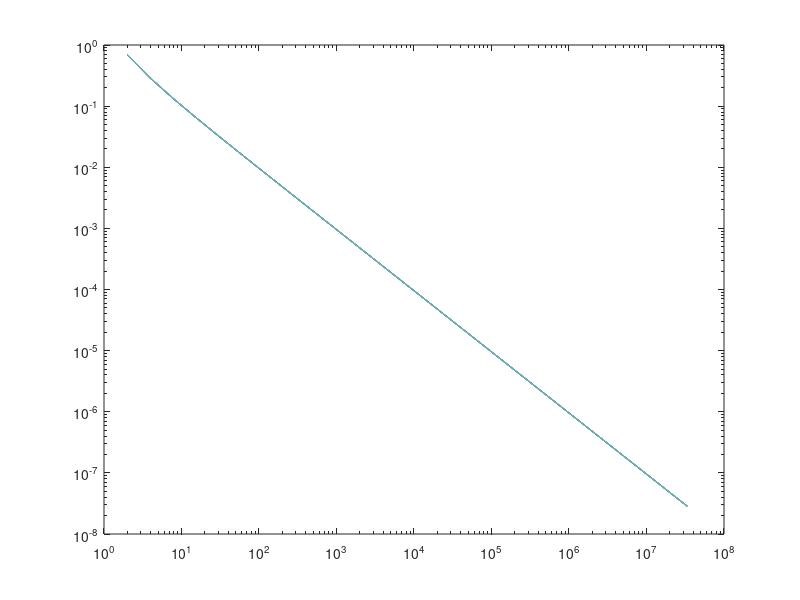
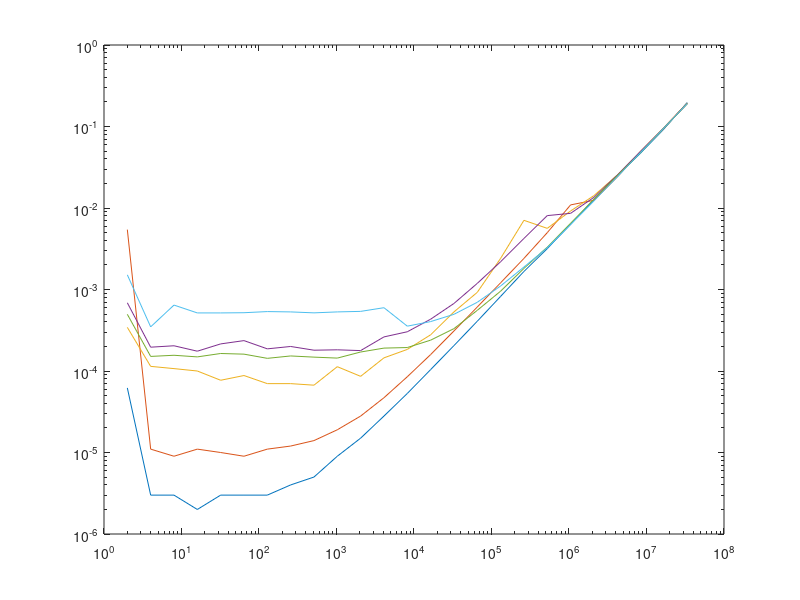

The MATLAB source for these figures, in order:
error2 = [0.69210291080661523,0.28385462034275166,0.1298187057435789,0.062202827557706897,0.030460351361624394,0.015074116190194609,0.0074985550041639648,0.0037397148564140004,0.0018674746056541736,0.00093314257382060006,0.00046642272653585337,0.00023317423839408491,0.00011657783987351067,5.8286600348900208e-05,2.9142720305408432e-05,1.4571215192216158e-05,7.2855713337816042e-06,3.642776592371888e-06,1.8213860188964759e-06,9.1069242369457015e-07,4.5534604709018822e-07,2.2767297647163787e-07,1.1383652909202624e-07,5.6918785684700879e-08,2.8463713608317676e-08];
time2 = [6.1999999161344022e-05,3.0000001061125658e-06,3.0000001061125658e-06,1.9999999949504854e-06,3.0000001061125658e-06,3.0000001061125658e-06,3.0000001061125658e-06,3.9999999899009708e-06,4.9999998736893758e-06,9.0000003183376975e-06,1.4999999621068127e-05,2.8000000384054147e-05,5.2999999752501026e-05,0.00010399999882793054,0.00020500000391621143,0.00040799999260343611,0.0008229999803006649,0.001664999988861382,0.0031749999616295099,0.006326999980956316,0.012620000168681145,0.024622000753879547,0.047148000448942184,0.09333299845457077,0.19650499522686005];

error4 = [0.69210291080661523,0.28385462034275166,0.1298187057435789,0.062202827557706897,0.030460351361624394,0.015074116190194609,0.0074985550041635207,0.0037397148564135563,0.0018674746056541736,0.00093314257382104415,0.00046642272653718564,0.00023317423839630536,0.00011657783987972792,5.8286600340906602e-05,2.9142720305852521e-05,1.4571215188219355e-05,7.2855713564301539e-06,3.6427765963686909e-06,1.8213860188964759e-06,9.1069243079999751e-07,4.5534605419561558e-07,2.2767296847803209e-07,1.1383646381091239e-07,5.691827897891244e-08,2.8459662626545423e-08,];
time4 = [0.005429999902844429,1.1000000085914508e-05,9.0000003183376975e-06,1.1000000085914508e-05,9.9999997473787516e-06,9.0000003183376975e-06,1.1000000085914508e-05,1.2000000424450263e-05,1.4000000192027073e-05,1.8999999156221747e-05,2.8000000384054147e-05,4.7000001359265298e-05,8.4999999671708792e-05,0.00015900000289548188,0.00031000000308267772,0.00060999998822808266,0.0012090000091120601,0.0024079999420791864,0.0049829999916255474,0.010916999541223049,0.01243900042027235,0.024059999734163284,0.049345001578330994,0.096983000636100769,0.19467300176620483];

error8 = [0.69210291080661523,0.28385462034275166,0.1298187057435789,0.062202827557706897,0.030460351361624394,0.015074116190194609,0.0074985550041635207,0.0037397148564131122,0.0018674746056541736,0.00093314257382148824,0.00046642272653718564,0.00023317423839763762,0.00011657783988194836,5.8286600346679762e-05,2.9142720297858915e-05,1.4571215189107534e-05,7.2855713528774402e-06,3.6427766194613298e-06,1.8213860228932788e-06,9.1069243079999751e-07,4.5534606130104294e-07,2.2767297558345945e-07,1.1383645581730661e-07,5.6918213697798592e-08,2.8459155476667775e-08];
time8 = [0.00034299999242648482,0.0001140000022132881,0.00010699999984353781,9.9999997473787516e-05,7.6999996963422745e-05,8.800000068731606e-05,7.0000001869630069e-05,7.0000001869630069e-05,6.7000000854022801e-05,0.00011300000187475234,8.6000000010244548e-05,0.0001449999981559813,0.00018400000408291817,0.00027799999224953353,0.00053100002696737647,0.00092299998505041003,0.0024099999573081732,0.0070609999820590019,0.0056269997730851173,0.0091970004141330719,0.014192000031471252,0.025307999923825264,0.049017999321222305,0.095472998917102814,0.1910180002450943];

error16 = [0.69210291080661523,0.28385462034275166,0.1298187057435789,0.062202827557706897,0.030460351361624394,0.015074116190194609,0.0074985550041635207,0.0037397148564131122,0.0018674746056532854,0.00093314257382148824,0.00046642272653762973,0.00023317423839808171,0.00011657783988283654,5.8286600348900208e-05,2.9142720303632075e-05,1.4571215180669839e-05,7.2855713533215294e-06,3.6427766154645269e-06,1.8213860455418285e-06,9.106924347968004e-07,4.5534606130104294e-07,2.276729826888868e-07,1.1383646292273397e-07,5.6918206148282025e-08,2.8459090639643136e-08];
time16 = [0.00068699999246746302,0.00019599999359343201,0.00020399999630171806,0.00017499999376013875,0.00021499999274965376,0.00023600000713486224,0.00018699999782256782,0.00019999999494757503,0.00018000000272877514,0.00018200000340584666,0.00017800000205170363,0.00026199998683296144,0.00030300000798888505,0.00043200000072829425,0.00067400000989437103,0.0011889999732375145,0.0021919999271631241,0.0042329998686909676,0.008069000206887722,0.0086000002920627594,0.013515999540686607,0.025333000347018242,0.049511000514030457,0.095623001456260681,0.19127500057220459];

error32 = [0.69210291080661523,0.28385462034275166,0.1298187057435789,0.062202827557706897,0.030460351361624394,0.015074116190194609,0.0074985550041635207,0.0037397148564135563,0.0018674746056537295,0.00093314257382060006,0.00046642272653762973,0.00023317423839808171,0.00011657783988328063,5.8286600350676565e-05,2.9142720305852521e-05,1.4571215186887088e-05,7.2855713457720128e-06,3.6427766159086161e-06,1.8213860415450256e-06,9.106924574453501e-07,4.5534606529784583e-07,2.276729826888868e-07,1.1383647002816133e-07,5.6918213253709382e-08,2.8459082646037359e-08];
time32 = [0.00049599999329075217,0.00015100000018719584,0.000155999994603917,0.00014899999951012433,0.00016399999731220305,0.0001610000035725534,0.00014299999747890979,0.00015300000086426735,0.00014800000644754618,0.00014400000509340316,0.00017100000695791095,0.00019099999917671084,0.0001939999929163605,0.0002390000008745119,0.00033099998836405575,0.0005549999768845737,0.00095399998826906085,0.0018139999592676759,0.0033090000506490469,0.0064819999970495701,0.012842000462114811,0.024893000721931458,0.047942999750375748,0.095702998340129852,0.19116599857807159];

error64 = [0.69210291080661523,0.28385462034275166,0.1298187057435789,0.062202827557706897,0.030460351361624394,0.015074116190194609,0.0074985550041635207,0.0037397148564131122,0.0018674746056532854,0.00093314257382060006,0.00046642272653718564,0.00023317423839808171,0.00011657783988328063,5.8286600350676565e-05,2.9142720307184788e-05,1.4571215189107534e-05,7.2855713511010833e-06,3.6427766079150103e-06,1.821386042433204e-06,9.1069245344854721e-07,4.5534608839048474e-07,2.2767298668568969e-07,1.1383647002816133e-07,5.691822035913674e-08,2.8459090195553927e-08];
time64 = [0.001512999995611608,0.00034800000139512122,0.00064400001429021358,0.00051599997095763683,0.00051599997095763683,0.00051899999380111694,0.00053600000683218241,0.00053100002696737647,0.0005169999785721302,0.00053100002696737647,0.0005389999714680016,0.00059800001326948404,0.00035499999648891389,0.00040399999124929309,0.00049599999329075217,0.0006970000104047358,0.0011050000321120024,0.0018870000494644046,0.0032540000975131989,0.0062719997949898243,0.012219999916851521,0.024150000885128975,0.048106998205184937,0.095925003290176392,0.19111800193786621];

iterations = 2.^[1:25];

loglog(iterations,error2,'DisplayName','2 Threads');
hold on;
loglog(iterations,error4,'DisplayName','4 Threads');
loglog(iterations,error8,'DisplayName','8 Threads');
loglog(iterations,error16,'DisplayName','16 Threads');
loglog(iterations,error32,'DisplayName','32 Threads');
loglog(iterations,error64,'DisplayName','64 Threads');

figure

loglog(iterations,time2,'DisplayName','2 Threads');
hold on;
loglog(iterations,time4,'DisplayName','4 Threads');
loglog(iterations,time8,'DisplayName','8 Threads');
loglog(iterations,time16,'DisplayName','16 Threads');
loglog(iterations,time32,'DisplayName','32 Threads');
loglog(iterations,time64,'DisplayName','64 Threads');